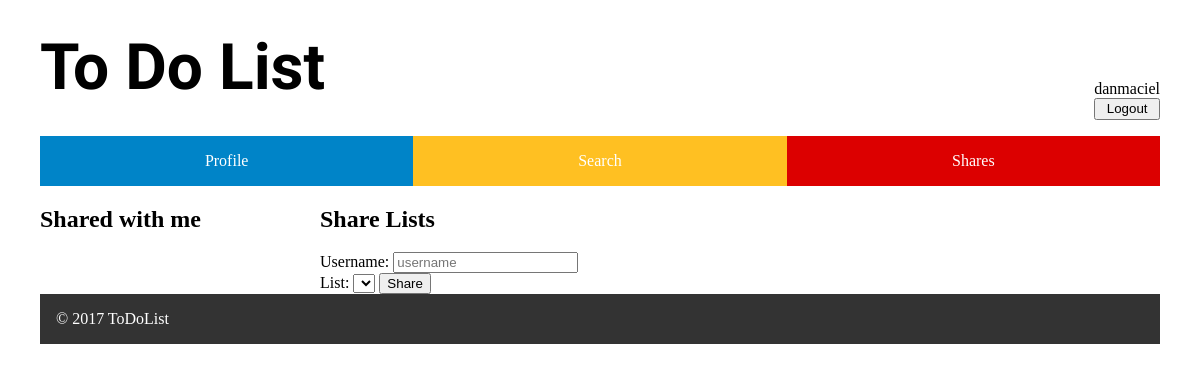
/myShares.php (signed in), run on an earlier commit of the app's database.
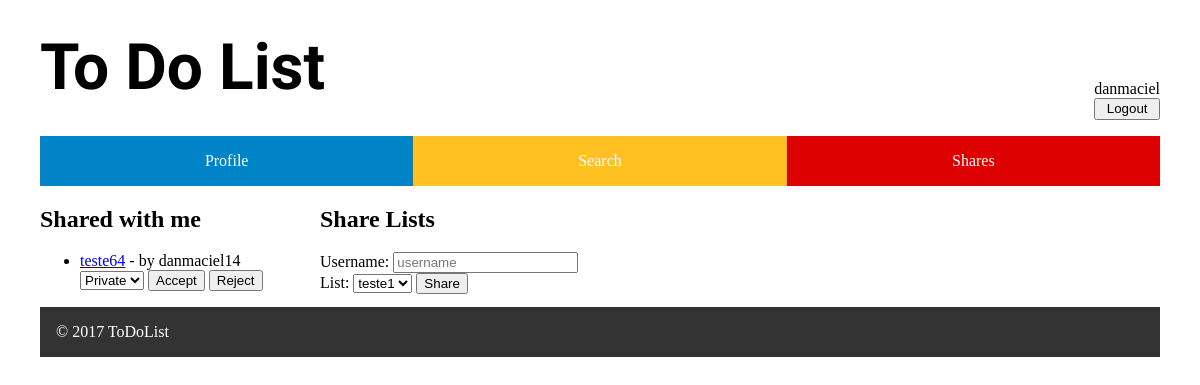
And on a later commit of the database.
### tables this page shows
CREATE TABLE shares (
  id   INTEGER PRIMARY KEY AUTOINCREMENT,
  list_id INTEGER REFERENCES lists,
  from_user_id INTEGER REFERENCES users,
  to_user_id INTEGER REFERENCES users,
  accepted INTEGER
);

CREATE TABLE lists (
	id INTEGER PRIMARY KEY AUTOINCREMENT,
	title VARCHAR,
  category_id INTEGER REFERENCES categories,
  color_id INTEGER REFERENCES colors,
	user_id INTEGER REFERENCES users
);

CREATE TABLE users (
  id INTEGER PRIMARY KEY AUTOINCREMENT,
  username VARCHAR,
	fullName VARCHAR,
  email VARCHAR,
	birthDate VARCHAR,
	photoId VARCHAR,
	gender VARCHAR,
  password VARCHAR
);

### database/users.php (called while the page is built, shortened)
<?php
include_once(__DIR__ .'/../includes/init.php');
function getUsernameById($id){
    global $db;
    $statement = $db->prepare('SELECT username FROM users WHERE id = ? ');
    $statement->execute([$id]);
    return $statement->fetch()['username'];
}
function getUserInfoByUserName($username,$info){
    global $db;
    $statement = $db->prepare('SELECT * FROM users WHERE username = ? ');
    $statement->execute([$username]);
    return $statement->fetch()[$info];
}
?>

### database/listUtils.php (called while the page is built, shortened)
<?php
include_once ('users.php');
function getUserLists($username)
{
        $id = getUserInfoByUserName($username, 'id');
        global $db;
        $statement = $db->prepare('SELECT * FROM user_list WHERE user_id = ? ');
        $statement->execute([$id]);
    return  $statement->fetchAll();
}
function getListById($id){
    global $db;
    $statement = $db->prepare('SELECT * FROM lists WHERE id = ? ');
    $statement->execute([$id]);
    return $statement->fetch();
}
function getListInfoById($id,$info){
    global $db;
    $statement = $db->prepare('SELECT * FROM lists WHERE id = ? ');
    $statement->execute([$id]);
    return $statement->fetch()[$info];
}
function getSharesByUser($id){
    global $db;
    $statement = $db->prepare('SELECT * FROM shares WHERE to_user_id = ? AND accepted = ?');
    $statement->execute([$id, 0]);
    return  $statement->fetchAll();
}

### myShares.php (the view, shortened to what this page needs)
<?php
include_once('database/users.php');
include_once('database/listUtils.php');
include_once('pages/common/header.php');
if (isset($_SESSION['login-user'])) {
    $id = getUserInfoByUserName($_SESSION['login-user'], 'id');
    $lists = getUserLists($_SESSION['login-user']);
    $shares = getSharesByUser($id);
?>
<section id="myShares">
    <h2>Shared with me</h2>
    <ul>
        <?php foreach ($shares as $list) { ?>
            <li><a href="index.php?id=<?=$list?>"><?=getListInfoById($list['list_id'], 'title')?></a> - by <?= getUsernameById($list['from_user_id'])?></li>
            <form action="database/addList.php" method="post">
                <select name="isPublic">
                    <option value="0">Private</option>
                </select>
                <input type="submit" value="Accept" name="accept">
                <input type="submit" value="Reject" name="reject">
            </form>
        <?php } ?>
    </ul>
</section>
<section id="shareWith">
    <h2>Share Lists</h2>
    <form class="search" action="database/shareList.php" method="POST">
        <label>Username:</label>
            <input type="text" name="username" placeholder="username" required><br>
        <label>List:</label>
        <select name="list" required>
            <?php foreach ($lists as $list) { $list=getListById($list['list_id']) ?>
                <option value="<?=$list['id']?>"><?=$list['title']?></option>
            <?php } ?>
        </select>
        <input type="submit" value="Share">
    </form>
</section>
<?php
}
include_once('pages/common/footer.php');
?>

What changed in the data, as far as the page shows it:
added shares: list.title "teste64", from_user.username "danmaciel14"
Also different on the page:
form field list: (not shown) → "teste1"
